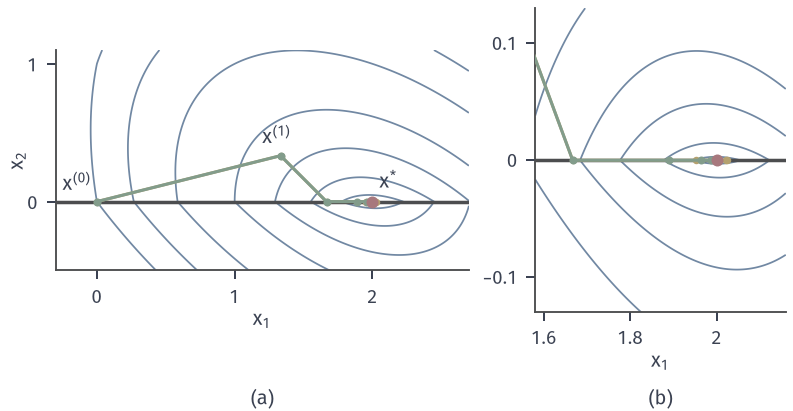

Here is the Python script that generated this plot:
from pathlib import Path
import sys
ROOT = next(p for p in Path(__file__).resolve().parents if (p/'build.sh').is_file() and (p/'tex/book.tex').is_file())
sys.path.insert(0, str(ROOT/'figures/00-shared/mathematical-preliminaries-upper/00-shared/comprehension-figures'))
from support import figure, save, BLUE, GREEN, YELLOW, RED, PURPLE, INK, MUTED, GRID, BLUE_FILL, GREEN_FILL, YELLOW_FILL, RED_FILL, PURPLE_FILL
import numpy as np
HERE = Path(__file__).resolve().parent
STROKE = '#4C4D4F'
def panel(fig, left, right, top, bottom, wspace=.25, hspace=.2):
    fig.set_layout_engine(None)
    fig.subplots_adjust(left=left, right=right, top=top, bottom=bottom, wspace=wspace, hspace=hspace)
def tag(fig, ax, s, y=None, d=.15):
    p = ax.get_position(); fig.text((p.x0+p.x1)/2, (p.y0-d) if y is None else y, s, ha='center', va='top')
def opt(ax, x=0, y=0, ms=4.8, z=7): ax.plot([x],[y],'o',ms=ms,color=RED,mew=0,zorder=z)
# 贯穿 Lasso：A=[[1,1],[1,0],[0,1]]，b=(3,2,-1)，lambda=1，L=3，x0=(0,0)，x*=(2,0)。
import math
A_=np.array([[1.,1],[1,0],[0,1]]);b=np.array([3.,2,-1]);lam=1.;L=3.
AtA=A_.T@A_;c=A_.T@b
S=lambda x,t:np.sign(x)*np.maximum(abs(x)-t,0)
def ista(T):
    x=np.zeros(2);P=[x.copy()]
    for t in range(T):
        x=S(x-(AtA@x-c)/L,lam/L);P.append(x.copy())
    return np.array(P)
def fista(T):
    x=np.zeros(2);y=x.copy();th=1.;P=[x.copy()]
    for t in range(T):
        xn=S(y-(AtA@y-c)/L,lam/L);thn=(1+math.sqrt(1+4*th*th))/2;y=xn+(th-1)/thn*(xn-x);x=xn;th=thn;P.append(x.copy())
    return np.array(P)
I=ista(30);Fi=fista(30)
X,Y=np.meshgrid(np.linspace(-.3,2.7,900),np.linspace(-.5,1.1,900))
Z=.5*((X+Y-3)**2+(X-2)**2+(Y+1)**2)+abs(X)+abs(Y)
fig,(a,bb)=figure(width_mm=112,height_mm=58,ncols=2,gridspec_kw={'width_ratios':[1.65,1]})
panel(fig,.07,.99,.98,.24,wspace=.2)
a.contour(X,Y,Z,levels=[3.05,3.2,3.5,4,5,6,7],colors=[BLUE],linewidths=.7)
a.plot([-.3,2.7],[0,0],color=STROKE,lw=1.4,zorder=2)
a.plot(I[:,0],I[:,1],'-o',color=GREEN,lw=1.2,ms=3.2,mew=0,zorder=5);a.plot(Fi[:,0],Fi[:,1],'-o',color=YELLOW,lw=1.2,ms=3.,mew=0,zorder=4);opt(a,2,0)
a.text(-.25,.08,'$x^{(0)}$',color=INK);a.text(1.2,.42,'$x^{(1)}$',color=INK);a.text(2.05,.1,'$x^{*}$',color=INK)
a.set_xlim(-.3,2.7);a.set_ylim(-.5,1.1);a.set_aspect('equal');a.set_xticks([0,1,2]);a.set_yticks([0,1]);a.set_xlabel('$x_1$',labelpad=1);a.set_ylabel('$x_2$',labelpad=0)
XX,YY=np.meshgrid(np.linspace(1.58,2.16,700),np.linspace(-.13,.13,700));ZZ=.5*((XX+YY-3)**2+(XX-2)**2+(YY+1)**2)+abs(XX)+abs(YY)
bb.contour(XX,YY,ZZ,levels=[3.003,3.015,3.05,3.1,3.2],colors=[BLUE],linewidths=.7)
bb.plot([1.58,2.16],[0,0],color=STROKE,lw=1.4,zorder=2)
bb.plot(I[:,0],I[:,1],'-o',color=GREEN,lw=1.2,ms=3.2,mew=0,zorder=5);bb.plot(Fi[:,0],Fi[:,1],'-o',color=YELLOW,lw=1.2,ms=3.,mew=0,zorder=4);opt(bb,2,0)
bb.set_xlim(1.58,2.16);bb.set_ylim(-.13,.13);bb.set_xticks([1.6,1.8,2,],['$1.6$','$1.8$','$2$']);bb.set_yticks([-.1,0,.1],['$-0.1$','$0$','$0.1$']);bb.set_xlabel('$x_1$',labelpad=1)
fig.canvas.draw();tag(fig,a,'(a)',y=.055);tag(fig,bb,'(b)',y=.055)
save(fig,HERE,'figure',{'ista':I[:5].tolist(),'fista':Fi[:5].tolist()})
